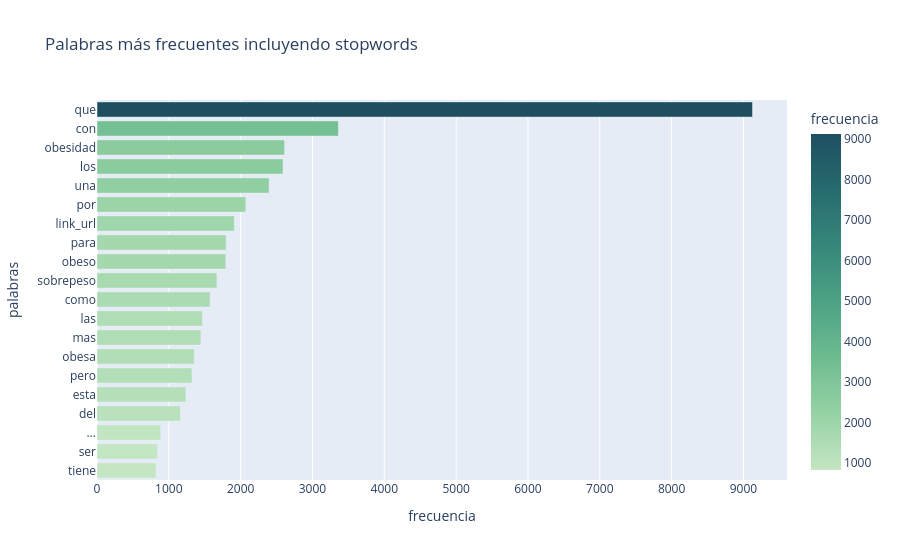

The notebook cell saved with this chart:
### Code cell
fig = px.bar(tokens_con_stopwords.head(20), x='frecuencia', y='palabras', orientation='h',
             title='Palabras más frecuentes incluyendo stopwords', color='frecuencia', color_continuous_scale='blugrn')

fig.update_layout(yaxis=dict(autorange='reversed'))
fig.show()

### Figure 1 — Plotly figure (JSON) as saved in the notebook; plotly's stock layout.template omitted (floating-point values rounded to 4 significant figures)
{"data": [{"hovertemplate": "frecuencia=%{marker.color}<br>palabras=%{y}<extra></extra>", "legendgroup": "", "marker": {"color": [9126, 3360, 2611, 2590, 2396, 2071, 1911, 1798, 1793, 1669, 1573, 1466, 1446, 1354, 1322, 1238, 1162, 887, 841, 821], "coloraxis": "coloraxis", "pattern": {"shape": ""}}, "name": "", "orientation": "h", "showlegend": false, "textposition": "auto", "type": "bar", "x": [9126, 3360, 2611, 2590, 2396, 2071, 1911, 1798, 1793, 1669, 1573, 1466, 1446, 1354, 1322, 1238, 1162, 887, 841, 821], "xaxis": "x", "y": ["que", "con", "obesidad", "los", "una", "por", "link_url", "para", "obeso", "sobrepeso", "como", "las", "mas", "obesa", "pero", "esta", "del", "...", "ser", "tiene"], "yaxis": "y"}], "layout": {"barmode": "relative", "coloraxis": {"autocolorscale": false, "colorbar": {"title": {"text": "frecuencia"}}, "colorscale": [[0, "rgb(196, 230, 195)"], [0.1667, "rgb(150, 210, 164)"], [0.3333, "rgb(109, 188, 144)"], [0.5, "rgb(77, 162, 132)"], [0.6667, "rgb(54, 135, 122)"], [0.8333, "rgb(38, 107, 110)"], [1, "rgb(29, 79, 96)"]]}, "legend": {"tracegroupgap": 0}, "title": {"text": "Palabras más frecuentes incluyendo stopwords"}, "xaxis": {"anchor": "y", "domain": [0, 1], "title": {"text": "frecuencia"}}, "yaxis": {"anchor": "x", "autorange": "reversed", "domain": [0, 1], "title": {"text": "palabras"}}}}
